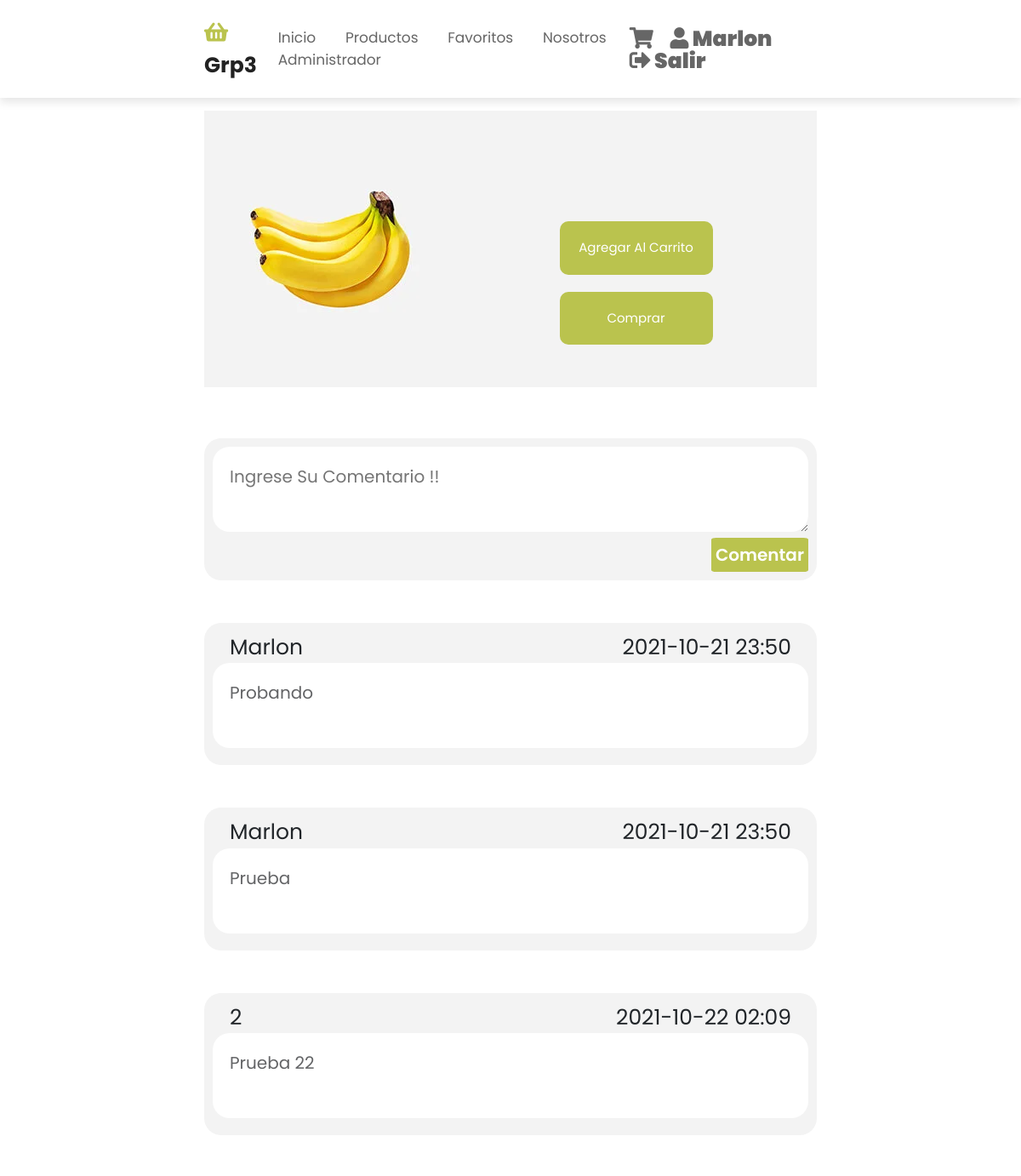
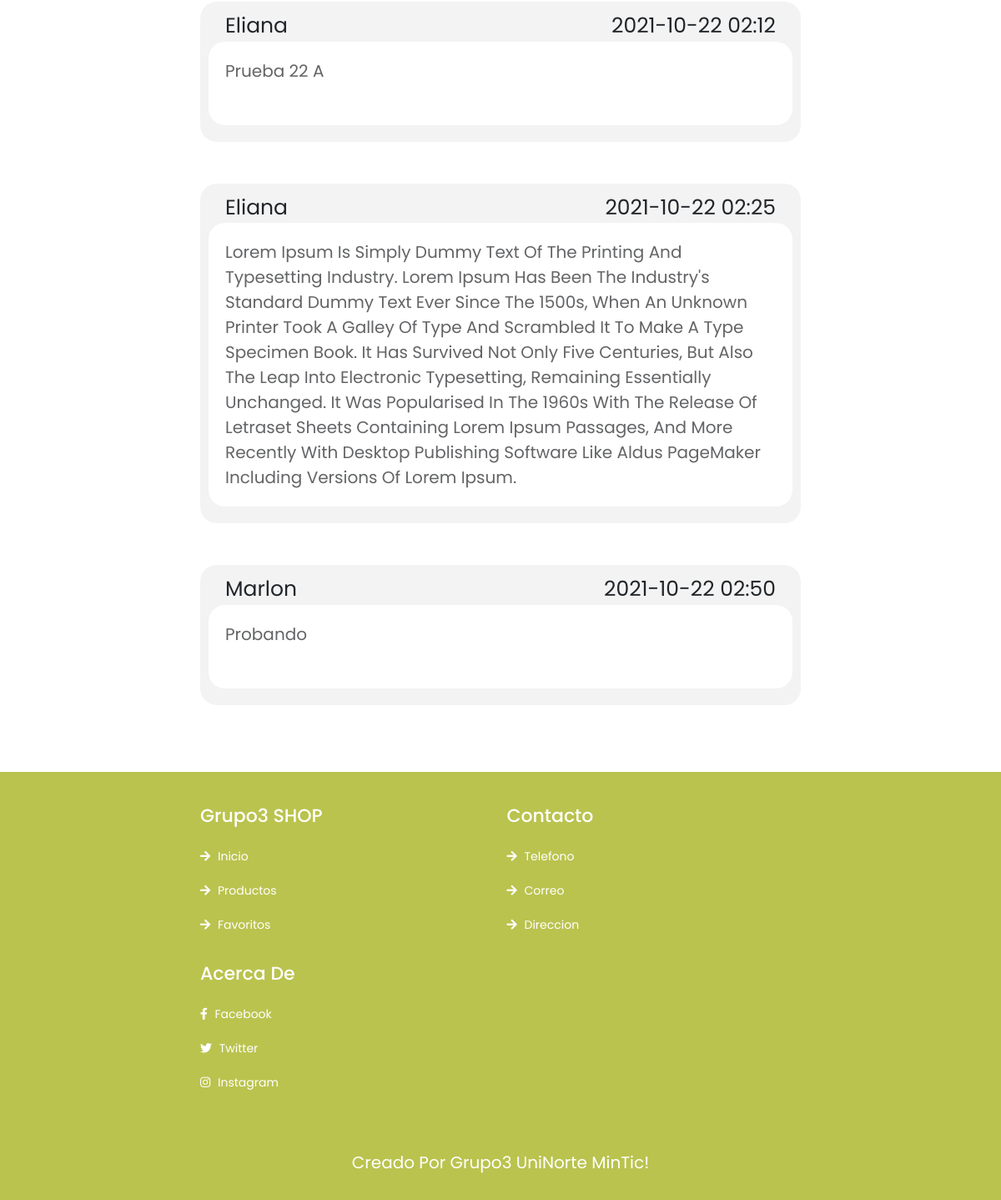
/productodetalle/7 (signed in), run on the app's committed database (2 pictures, top to bottom).
### tables this page shows
CREATE TABLE "comentarios" (
	"id"	INTEGER,
	"usuario"	TEXT,
	"id_producto"	INTEGER,
	"comentario"	TEXT,
	"fecha"	TEXT,
	FOREIGN KEY("id_producto") REFERENCES "productos"("id"),
	PRIMARY KEY("id" AUTOINCREMENT)
);

### app.py (the view)
@app.route('/productodetalle/<id>', methods=['GET'])
def productodetalle(id):
    conexion.row_factory = sqlite3.Row
    cursor = conexion.cursor()
    session["identificador"] = id
    cursor.execute("SELECT * FROM productos WHERE id=?", (id,))
    producto = cursor.fetchall()
    cursor.execute("SELECT usuario, id_producto, comentario, fecha FROM comentarios WHERE id_producto=?", (id,))
    comentarios = cursor.fetchall()
    producto.extend(comentarios)
    del producto[0]
    return render_template("producto-detalle.html", filas = producto)

### app.py (called while the page is built)
@app.before_request
def verificar():
    ruta = request.path
    if not 'usuario' in session and ruta != "/login" and ruta != "/loguear" and ruta != "/registro" and not ruta.startswith("/static"):
        flash("Inicia sesión para continuar")
        return redirect("/login")

### templates/producto-detalle.html (shortened to what this page needs)
{% extends 'base.html' %}
{% block body %}
    <section class="products-det">
        <div class="box-container-det">
            <div class="box-det">
                <div class="image">
                    <img src="{{ url_for('static', filename='img/product-1.jpg' ) }}" alt="">
                </div>
                <div class="content-det">
                    {% for fila in filas %}
                    <div class="producto-descripcion"><p>{{fila.descripcion}}</p></div>
                    {% endfor %}
                    <div class="boton-producto"><a href="#" class="btn-producto">Agregar al Carrito</a></div>
                    <div class="boton-producto"><a href="#" class="btn-producto">Comprar</a></div>
                </div>
            </div>
        </div>
    </section>
    <section class="comentarios">
        <form action="{{url_for('comentar')}}" method="post">
            <div class="caja">
                <div><textarea name="comentario" class="comentario" id="" placeholder="Ingrese su comentario !!" required></textarea></div>
                <div class="comentar"><input type="submit" class="btncomentar" value="Comentar"></div>
            </div>
        </form>
        {% for fila in filas %}
        <div class="caja">
            <div class="caja-datos">
                <div><span>{{fila.usuario}}</span></div>
                <div><span>{{fila.fecha}}</span></div>
            </div>
            <div class="caja-comentario"><p class="comentario">{{fila.comentario}}</p></div>
        </div>
        {% endfor %}
    </section>
{% include 'footer.html' %}
{% endblock %}

### static/css/stilos.css (style rules this page uses)
* { font-family: 'Poppins', sans-serif; margin: 0; padding: 0; -webkit-box-sizing: border-box; box-sizing: border-box; outline: none; border: none; text-decoration: none; text-transform: capitalize; -webkit-transition: .2s linear; transition: .2s linear; }
html { font-size: 62.5%; overflow-x: hidden; scroll-behavior: smooth; }
section { padding: 3rem 20%; }
.products-det { margin-top: 10rem; }
.products-det .box-container-det { display: -ms-grid; display: grid; -ms-grid-columns: (minmax(25rem, 1fr))[auto-fit]; grid-template-columns: repeat(auto-fit, minmax(25rem, 1fr)); gap: 1.5rem; }
.products-det .box-container-det .box-det { position: relative; background: #f3f3f3; text-align: center; overflow: hidden; }
.products-det .box-container-det .box-det { display: flex; flex-direction: row; justify-content: space-around; align-items: center; }
.products-det .box-container-det .box-det .content-det a { text-decoration: none; }
.products-det .box-container-det .box-det .content-det .producto-descripcion { width: 40rem; }
.products-det .box-container-det .box-det .content-det { display: flex; flex-direction: column; justify-content: center; align-items: center; margin-top: 2rem; margin-bottom: 5rem; }
.products-det .box-container-det .box-det .content-det .boton-producto { background: #bac34e; width: 18rem; padding: 2rem; margin-top: 2rem; border-radius: 1rem; }
.products-det .box-container-det .box-det .content-det .btn-producto { color: #fff; font-size: 1.5rem; }
.caja { font-weight: 400; font-size: 1.5rem; background: #f3f3f3; padding: 1rem; margin-bottom: 5rem; border-radius: 20px; }
.caja-datos { display: flex; justify-content: space-between; padding-left: 2rem; padding-right: 2rem; }
.caja .caja-datos span { font-size: 2.5rem; }
.comentario { min-height: 10rem; overflow: hidden; font-size: 2rem; width: 100%; background-color: #fff; color: rgb(99, 100, 102); padding: 2rem; border-radius: 20px; }
.comentar { display: flex; justify-content: right; }
.btncomentar { font-size: 2rem; font-weight: 600; background: #bac34e; color: #fff; padding: 0.5rem; border-radius: 5%; }

### data on the page
comentarios: usuario "Marlon", fecha "2021-10-21 23:50", comentario "Probando"
comentarios: usuario "Marlon", fecha "2021-10-21 23:50", comentario "Prueba"
comentarios: usuario "2", fecha "2021-10-22 02:09", comentario "Prueba 22"
comentarios: usuario "Eliana", fecha "2021-10-22 02:12", comentario "Prueba 22 A"
comentarios: usuario "Eliana", fecha "2021-10-22 02:25", comentario "Lorem Ipsum Is Simply Dummy Text Of The Printing And Typesetting Industry. Lorem Ipsum Has Been The Industry's Standard Dummy Text Ever Since The 1500s, When An Unknown Printer Took A Galley Of Type And Scrambled It To Make A Type Specimen Book. It Has Survived Not Only Five Centuries, But Also The Leap Into Electronic Typesetting, Remaining Essentially Unchanged. It Was Popularised In The 1960s With The Release Of Letraset Sheets Containing Lorem Ipsum Passages, And More Recently With Desktop Publishing Software Like Aldus PageMaker Including Versions Of Lorem Ipsum."
comentarios: usuario "Marlon", fecha "2021-10-22 02:50", comentario "Probando"

### other printed values
{{ session["usuario"] }} "Marlon"
